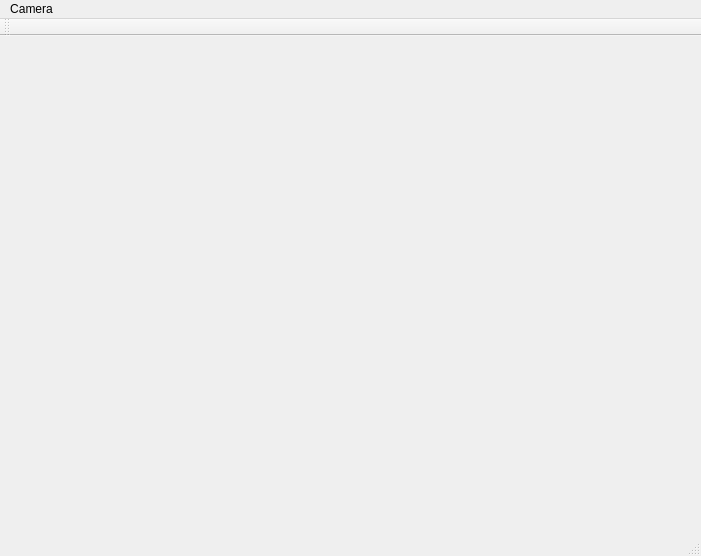
<?xml version="1.0" encoding="UTF-8"?>
<ui version="4.0">
 <class>QtGLWebcamDemo</class>
 <widget class="QMainWindow" name="QtGLWebcamDemo">
  <property name="geometry">
   <rect>
    <x>0</x>
    <y>0</y>
    <width>701</width>
    <height>491</height>
   </rect>
  </property>
  <property name="windowTitle">
   <string>QtGLWebcamDemo</string>
  </property>
  <widget class="QWidget" name="centralWidget">
   <property name="sizePolicy">
    <sizepolicy hsizetype="Fixed" vsizetype="Fixed">
     <horstretch>0</horstretch>
     <verstretch>0</verstretch>
    </sizepolicy>
   </property>
   <property name="minimumSize">
    <size>
     <width>658</width>
     <height>498</height>
    </size>
   </property>
   <property name="maximumSize">
    <size>
     <width>658</width>
     <height>458</height>
    </size>
   </property>
   <layout class="QGridLayout" name="gridLayout">
    <property name="sizeConstraint">
     <enum>QLayout::SetDefaultConstraint</enum>
    </property>
    <item row="0" column="0">
     <widget class="CQtOpenCVViewerGl" name="openCVviewer" native="true">
      <property name="sizePolicy">
       <sizepolicy hsizetype="Preferred" vsizetype="Preferred">
        <horstretch>0</horstretch>
        <verstretch>0</verstretch>
       </sizepolicy>
      </property>
      <property name="baseSize">
       <size>
        <width>640</width>
        <height>480</height>
       </size>
      </property>
     </widget>
    </item>
   </layout>
  </widget>
  <widget class="QMenuBar" name="menuBar">
   <property name="geometry">
    <rect>
     <x>0</x>
     <y>0</y>
     <width>701</width>
     <height>21</height>
    </rect>
   </property>
   <widget class="QMenu" name="menuStart">
    <property name="title">
     <string>Camera</string>
    </property>
    <addaction name="actionStart"/>
   </widget>
   <addaction name="menuStart"/>
  </widget>
  <widget class="QToolBar" name="mainToolBar">
   <attribute name="toolBarArea">
    <enum>TopToolBarArea</enum>
   </attribute>
   <attribute name="toolBarBreak">
    <bool>false</bool>
   </attribute>
  </widget>
  <widget class="QStatusBar" name="statusBar"/>
  <action name="actionStart">
   <property name="text">
    <string>Start</string>
   </property>
  </action>
 </widget>
 <layoutdefault spacing="6" margin="11"/>
 <customwidgets>
  <customwidget>
   <class>CQtOpenCVViewerGl</class>
   <extends>QWidget</extends>
   <header>cqtopencvviewergl.h</header>
   <container>1</container>
  </customwidget>
 </customwidgets>
 <resources/>
 <connections/>
</ui>
